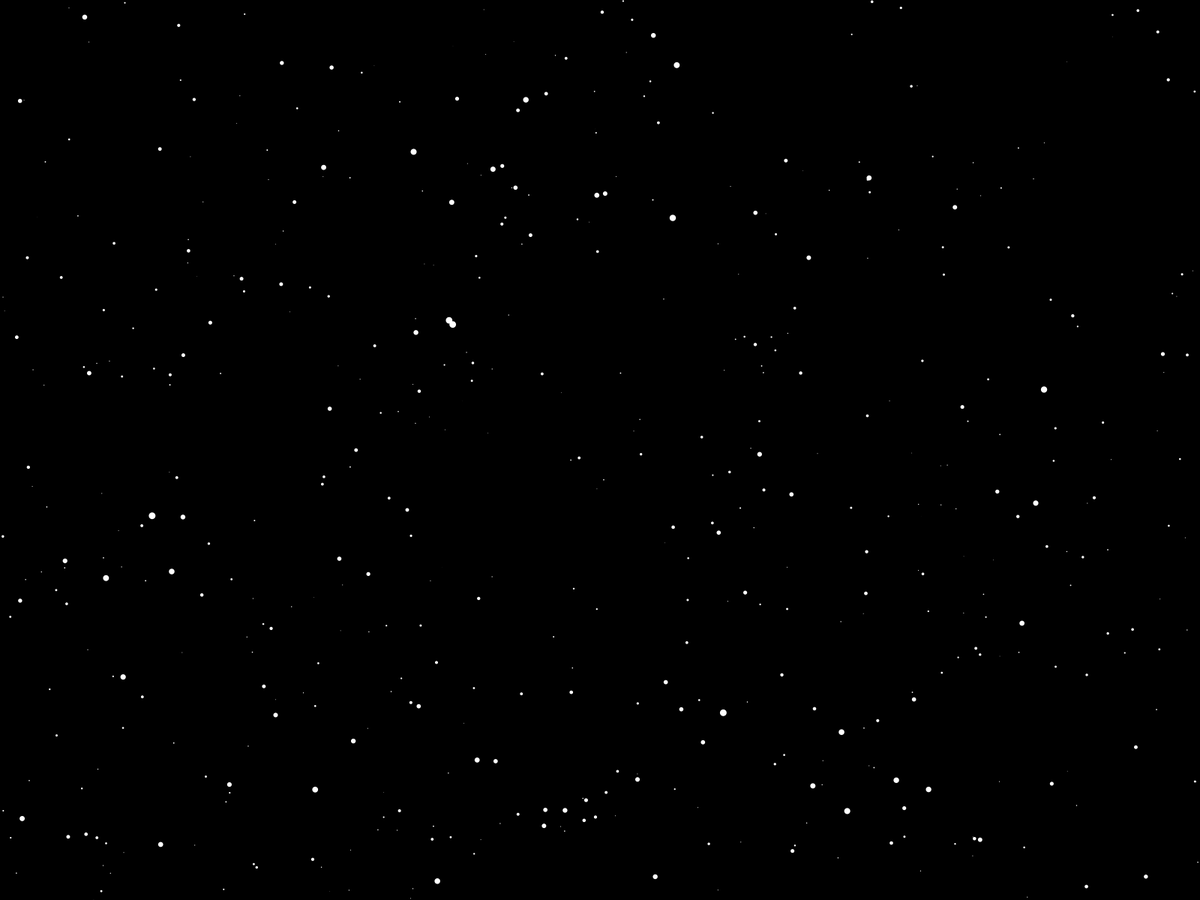
Frame 1 (no input)
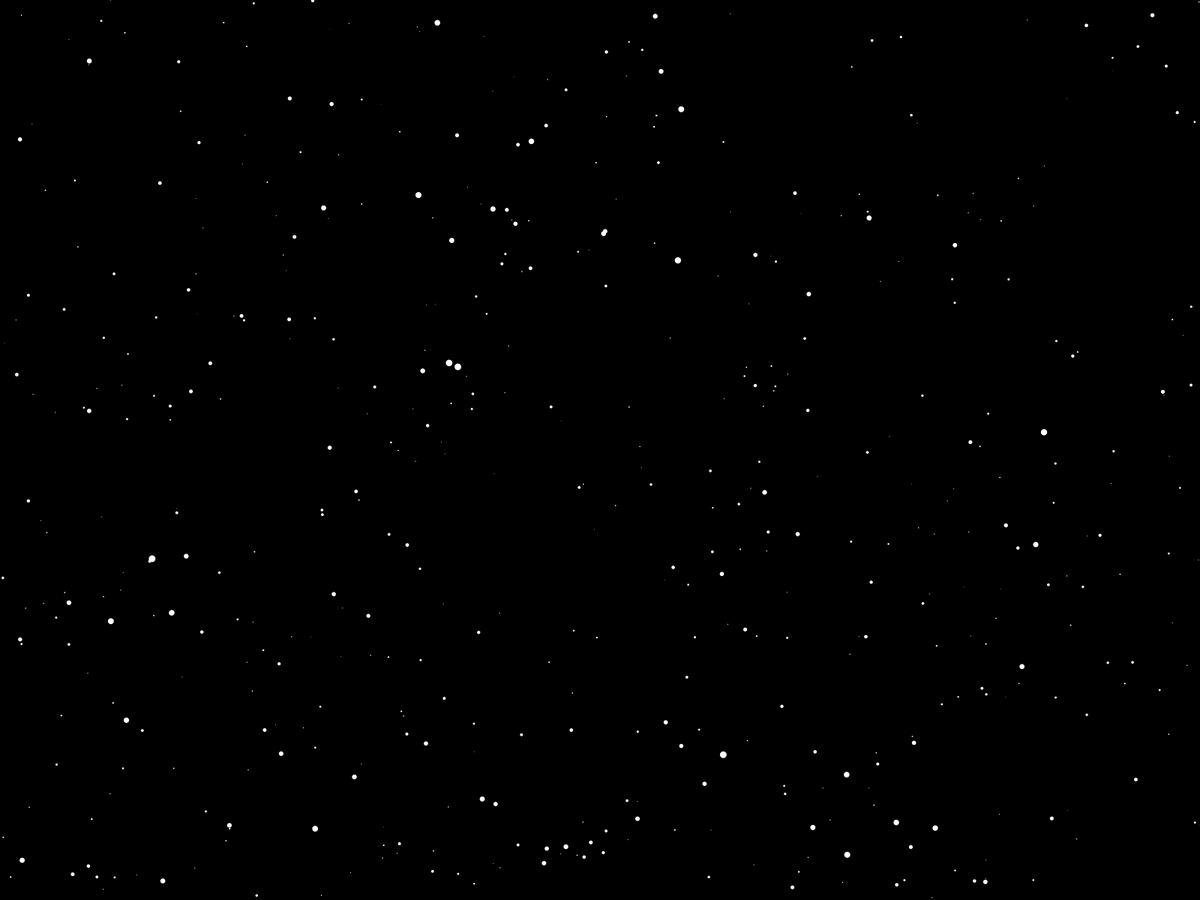
Frame 60 (the mouse pressed at the canvas centre just before this capture)
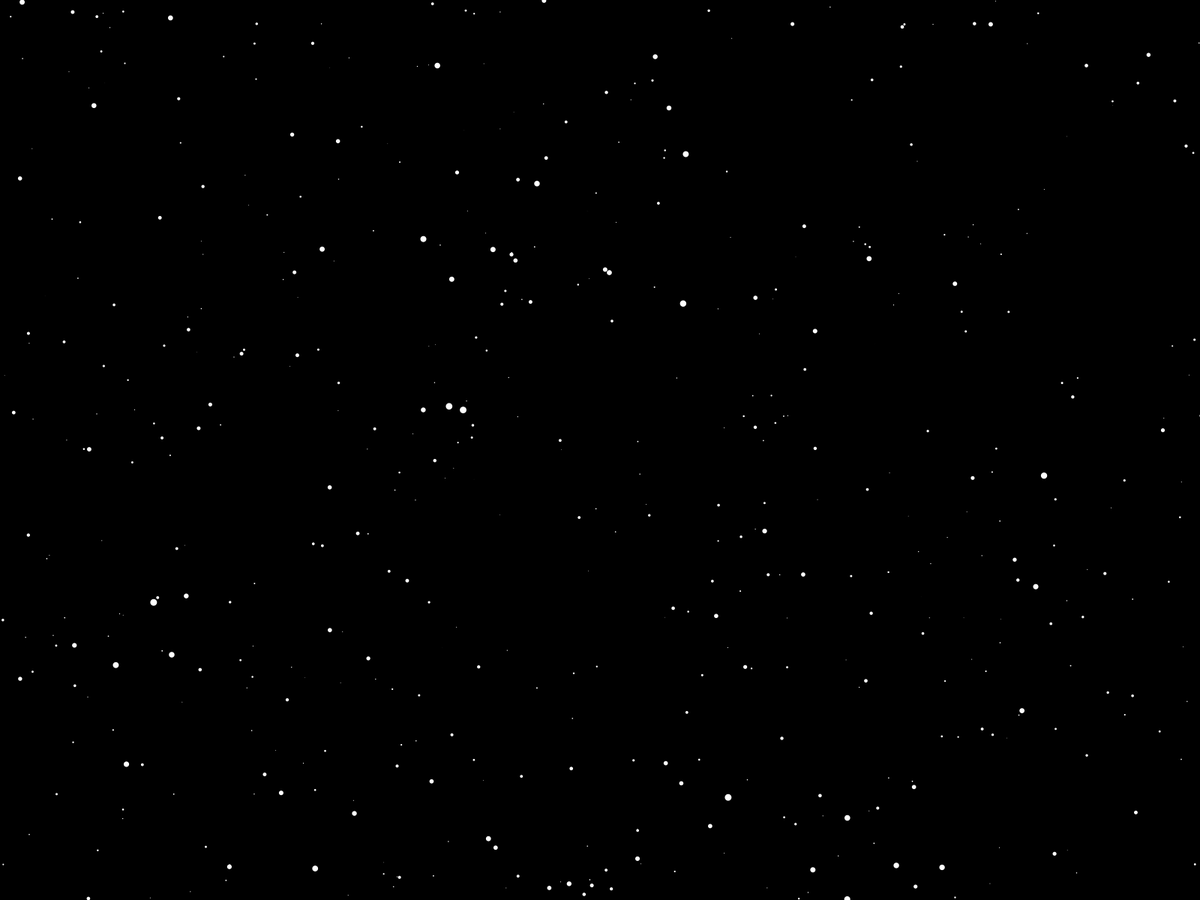
Frame 120 (the mouse held since frame 60 and released just before this capture)

The Processing sketch that drew these frames (run headless with seeded random() and noise(); from frame 60 on, the mouse is pressed at the canvas centre):

// Processing sketch: Snow
// ── Snow.pde
SnowFlake[] snow = new SnowFlake[width*5];

void setup() {
  frameRate(30);
  fullScreen();
  for (int i = 0; i < snow.length; i++) {
    snow[i] = new SnowFlake();
  }
}

void draw() {
  background(0);
  for (int i = 0; i < snow.length; i++) {
    snow[i].fall();
    snow[i].show();
  }
}


class SnowFlake {
  float x, y, z, r;
  float speed;
  int direction;

  SnowFlake() {
    x = random(width);
    y = random(height);
    z = random(0, 10);
    r = random(5, 15);
    speed = map(r, 5, 15, 0.5, 1);
    
    float rand = random(3);
    if (rand < 1)
      direction = 0;
    else if (rand < 2)
      direction = 1;
    else if (rand < 3)
      direction = 3;
  }

  void fall() {
    y += speed;
    if (direction == 0)
      x += map(15 - r, 0, 5, 0.1, 0.2);
    else if (direction == 2)
      x -= map(15 - r, 0, 5, 0.1, 0.2);
    
    if (y > height) {
      y = 0;
    }
    if (random(1) < 0.005)
      if (direction == 0 || direction == 2)
        direction = 1;
      else if (direction == 1)
        if (random(1) < 0.5)
          direction = 0;
        else
          direction = 2;
  }

  void show() {
    noStroke();
    float size = map(r, 5, 15, 1, z);
    ellipse(x, y, size, size);
  }
}

void star(float x, float y, float radius1, float radius2, int npoints) {
  float angle = TWO_PI / npoints;
  float halfAngle = angle/2.0;
  beginShape();
  for (float a = 0; a < TWO_PI; a += angle) {
    float sx = x + cos(a) * radius2;
    float sy = y + sin(a) * radius2;
    vertex(sx, sy);
    sx = x + cos(a+halfAngle) * radius1;
    sy = y + sin(a+halfAngle) * radius1;
    vertex(sx, sy);
  }
  endShape(CLOSE);
}
